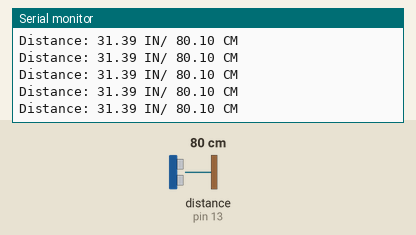
A sketch run on a simulated Arduino Uno, built with avr-gcc and run on an emulated ATmega328P. Parts: the last lines printed to the serial monitor. Wiring (inferred from the names in the program): ultrasonic range finder: trigger pin 12; echo pin 13. The test bench sets the inputs (shaded band); at power-on: distance to the obstacle (sensor on pin 13) 80 cm. The echo pulse lasts 58.3 µs per cm.

Above: at 1.2 s.
1.3 s: distance to the obstacle (sensor on pin 13) set to 35 cm
At 1.39 s:
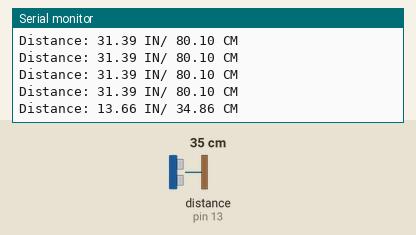
4.3 s: distance to the obstacle (sensor on pin 13) set to 2 cm
At 4.39 s:
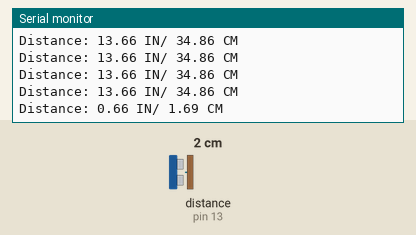
5.8 s: distance to the obstacle (sensor on pin 13) set to 18 cm
At 5.81 s:
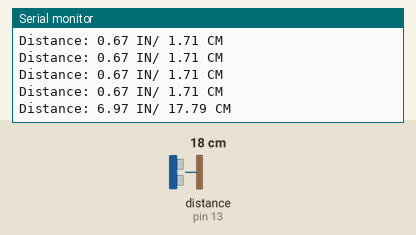
8.8 s: distance to the obstacle (sensor on pin 13) set to 250 cm
At 8.89 s:
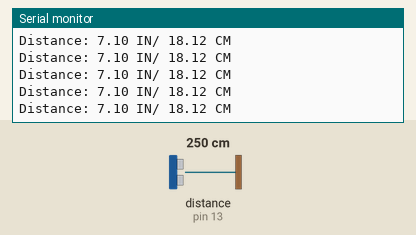
Timing chart, 0 to 11.8 s (numbered marks = the images above; inputs shaded):
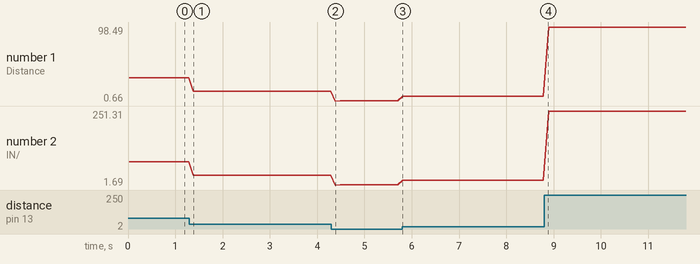

Measured:
- after the input at 1.3 s, the serial monitor: prints a new line after 0.08 s (image 1)
- after the input at 4.3 s, the serial monitor: prints a new line after 0.08 s (image 2)
- after the input at 5.8 s, the serial monitor: prints a new line at once (image 3)
- plotted number 1: 31.39 → 13.66 after the input at 1.3 s, 13.66 → 0.67 after the input at 4.3 s, 0.67 → 7.1 after the input at 5.8 s, 7.1 → 98.36 after the input at 8.8 s
- plotted number 2: 80.1 → 34.86 after the input at 1.3 s, 34.86 → 1.71 after the input at 4.3 s, 1.71 → 18.12 after the input at 5.8 s, 18.12 → 250.98 after the input at 8.8 s

The sketch:

code.ino
```cpp
// C++ code
//
const int triggerPin = 12;
const int echoPin = 13;

void setup()
{
  pinMode(triggerPin, OUTPUT);
  pinMode(echoPin, INPUT);
  Serial.begin(9600);
  Serial.print("Hello, I am WALL-E!");
  Serial.println();
}

void loop()
{
    double duration, cm, in;
	digitalWrite(triggerPin, LOW);
  	delayMicroseconds(2);
  	digitalWrite(triggerPin, HIGH);
    delayMicroseconds(10);
  	digitalWrite(triggerPin, LOW);
  	duration = pulseIn(echoPin, HIGH);
  	cm = duration / 29 / 2;
  	in = duration / 74 / 2;
    Serial.print( "Distance: ");
    Serial.print(in);
 	Serial.print(" IN/ ");
  	Serial.print(cm);
 	Serial.println(" CM");
  	delay(100);

}
```
